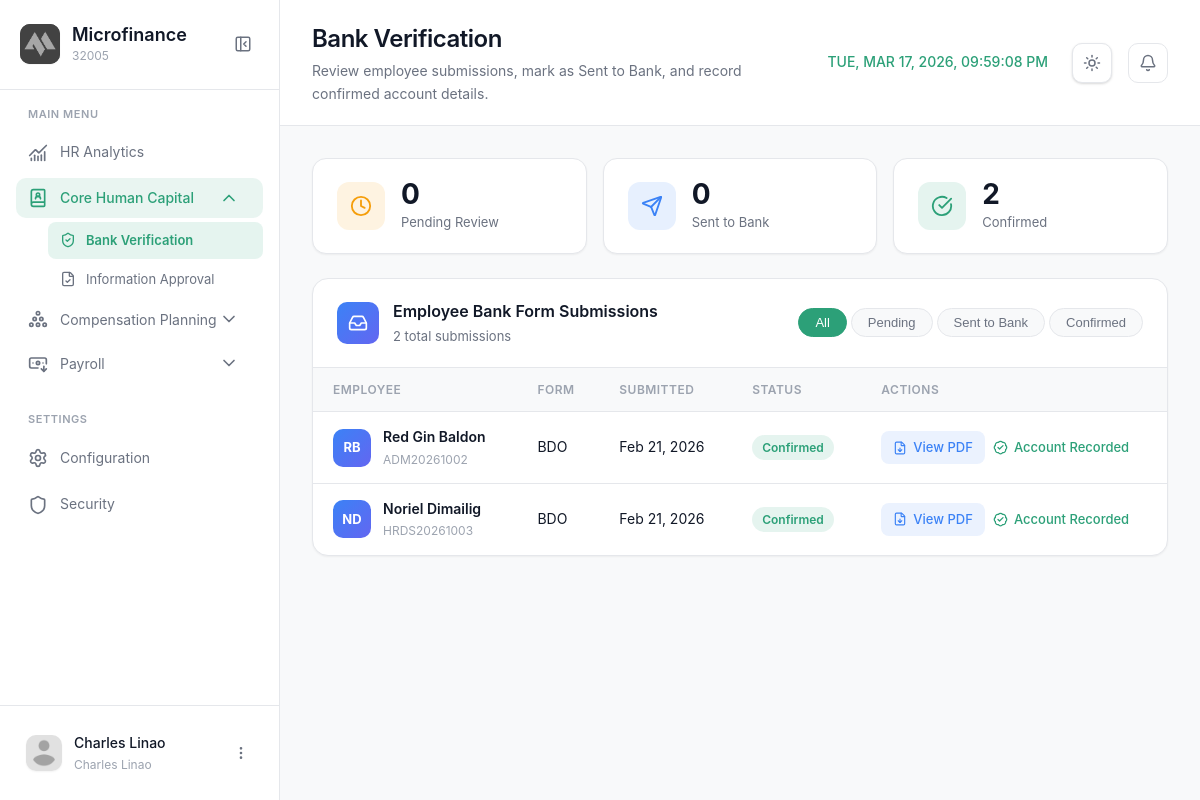
Page /modules/manager/Bankverification.php (signed in) on the committed database.
### tables this page shows
CREATE TABLE `bank_applications` (
  `AppID` int(11) NOT NULL,
  `EmployeeID` int(11) NOT NULL,
  `FormID` int(11) DEFAULT NULL,
  `UploadedPDF` varchar(500) NOT NULL,
  `Status` enum('Pending','Sent to Bank','Confirmed') NOT NULL DEFAULT 'Pending',
  `Notes` text DEFAULT NULL,
  `CreatedAt` timestamp NOT NULL DEFAULT current_timestamp(),
  `UpdatedAt` timestamp NOT NULL DEFAULT current_timestamp() ON UPDATE current_timestamp()
);

CREATE TABLE `employee` (
  `EmployeeID` int(11) NOT NULL,
  `EmployeeCode` varchar(20) DEFAULT NULL,
  `FirstName` varchar(100) NOT NULL,
  `MiddleName` varchar(100) DEFAULT NULL,
  `LastName` varchar(100) NOT NULL,
  `DateOfBirth` date NOT NULL,
  `Gender` varchar(20) DEFAULT NULL,
  `PersonalEmail` varchar(150) DEFAULT NULL,
  `PhoneNumber` varchar(20) DEFAULT NULL,
  `PermanentAddress` text DEFAULT NULL,
  `ProfilePhoto` varchar(255) DEFAULT NULL
);

CREATE TABLE `bank_forms_master` (
  `FormID` int(11) NOT NULL,
  `FormName` varchar(255) NOT NULL,
  `FilePath` varchar(500) NOT NULL,
  `IsActive` tinyint(1) NOT NULL DEFAULT 1,
  `UploadedBy` varchar(100) DEFAULT NULL,
  `CreatedAt` timestamp NOT NULL DEFAULT current_timestamp()
);

### modules/manager/Bankverification.php (the view, shortened to what this page needs)
<?php
require_once '../../config/config.php';
$page = 'Bankverification';
$module = 'banking';
$pendingCnt = intval($conn->query("SELECT COUNT(*) FROM bank_applications WHERE Status='Pending'")->fetch_row()[0] ?? 0);
$sentCnt    = intval($conn->query("SELECT COUNT(*) FROM bank_applications WHERE Status='Sent to Bank'")->fetch_row()[0] ?? 0);
$doneCnt    = intval($conn->query("SELECT COUNT(*) FROM bank_applications WHERE Status='Confirmed'")->fetch_row()[0] ?? 0);
$subsRes = $conn->query("
  SELECT ba.AppID, ba.EmployeeID, ba.UploadedPDF, ba.Status, ba.CreatedAt,
         e.FirstName, e.LastName, e.EmployeeCode,
         bfm.FormName
  FROM bank_applications ba
  LEFT JOIN employee e ON ba.EmployeeID = e.EmployeeID
  LEFT JOIN bank_forms_master bfm ON ba.FormID = bfm.FormID
  ORDER BY FIELD(ba.Status,'Pending','Sent to Bank','Confirmed'), ba.CreatedAt DESC
");
$submissions = [];
if ($subsRes) while ($r = $subsRes->fetch_assoc()) $submissions[] = $r;
?>
<!DOCTYPE html>
<html lang="en">
<head>
  <link rel="stylesheet" href="../../css/bankverification.css?v=1.3">
  <link rel="stylesheet" href="../../css/notifications.css?v=1.1">
</head>
<body>
  <aside class="sidebar" id="sidebar">
    <div class="sidebar-header">
      <div class="logo-container">
        <div class="logo-wrapper">
          <img src="../../img/logo.png" alt="Logo" class="logo">
        </div>
        <div class="logo-text">
          <h2 class="app-name">Microfinance</h2>
          <span class="app-tagline">32005</span>
        </div>
      </div>
      <button class="sidebar-toggle" id="sidebarToggle">
        <i data-lucide="panel-left-close"></i>
      </button>
    </div>
    <nav class="sidebar-nav">
      <div class="nav-section">
        <span class="nav-section-title">MAIN MENU</span>
        <a href="dashboard.php" class="nav-item <?php echo ($page === 'dashboard') ? 'active' : ''; ?>">
          <i data-lucide="chart-no-axes-combined"></i>
          <span>HR Analytics</span>
        </a>
        <div class="nav-item-group <?php echo ($module === 'banking') ? 'active' : ''; ?>">
          <button class="nav-item has-submenu <?php echo ($module === 'banking') ? 'active' : ''; ?>" data-module="banking">
            <div class="nav-item-content">
              <i data-lucide="book-user"></i>
              <span>Core Human Capital</span>
            </div>
            <i data-lucide="chevron-down" class="submenu-icon"></i>
          </button>
          <div class="submenu <?php echo ($module === 'banking') ? 'active' : ''; ?>" id="submenu-banking">
            <a href="Bankverification.php" class="submenu-item <?php echo ($page === 'Bankverification') ? 'active' : ''; ?>">
              <i data-lucide="shield-check"></i>
              <span>Bank Verification</span>
            </a>
            <a href="informationapproval.php" class="submenu-item <?php echo ($page === 'informationapproval') ? 'active' : ''; ?>">
              <i data-lucide="file-check"></i>
              <span>Information Approval</span>
            </a>
          </div>
        </div>
                <div class="nav-item-group <?php echo ($module === 'planning') ? 'active' : ''; ?>">
          <button class="nav-item has-submenu <?php echo ($module === 'planning') ? 'active' : ''; ?>" data-module="planning">
            <div class="nav-item-content">
              <i data-lucide="circle-pile"></i>
              <span>Compensation Planning</span>
            </div>
            <i data-lucide="chevron-down" class="submenu-icon"></i>
          </button>
        </div>
                <div class="nav-item-group <?php echo ($module === 'payroll') ? 'active' : ''; ?>">
          <button class="nav-item has-submenu <?php echo ($module === 'payroll') ? 'active' : ''; ?>" data-module="payroll">
            <div class="nav-item-content">
              <i data-lucide="banknote-arrow-down"></i>
              <span>Payroll</span>
            </div>
            <i data-lucide="chevron-down" class="submenu-icon"></i>
          </button>
        </div>
      </div>
      <div class="nav-section">
        <span class="nav-section-title">SETTINGS</span>
        <a href="#" class="nav-item"><i data-lucide="settings"></i><span>Configuration</span></a>
        <a href="#" class="nav-item"><i data-lucide="shield"></i><span>Security</span></a>
      </div>
    </nav>
    <div class="sidebar-footer">
      <div class="user-profile">
        <div class="user-avatar">
          <img src="../../img/profile.png" alt="User">
        </div>
        <div class="user-info">
          <span class="user-name"><?php echo htmlspecialchars($_SESSION['username'] ?? 'Manager'); ?></span>
          <span class="user-role"><?php echo htmlspecialchars($_SESSION['user_role'] ?? 'HR Manager'); ?></span>
        </div>
        <button class="user-menu-btn" id="userMenuBtn">
          <i data-lucide="more-vertical"></i>
        </button>
      </div>
    </div>
  </aside>
  <main class="main-content">
    <header class="page-header">
      <div class="header-left">
        <div class="header-title">
          <h1>Bank Verification</h1>
          <p>Review employee submissions, mark as Sent to Bank, and record confirmed account details.</p>
        </div>
      </div>
      <div class="header-right">
                        <div class="header-clock">
          <span id="realTimeClock"></span>
        </div>
        <button class="theme-toggle" id="themeToggle" aria-label="Toggle theme">
          <i data-lucide="sun" class="sun-icon"></i>
        </button>
        <div class="header-notifications" style="position: relative;">
          <button class="icon-btn" id="notifBtn">
            <i data-lucide="bell"></i>
          </button>
        </div>
      </div>
    </header>
    <div class="content-wrapper">
      <div class="bv-stats">
        <div class="bv-stat-card">
          <div class="bv-stat-icon amber"><i data-lucide="clock"></i></div>
          <div class="bv-stat-info">
            <span class="bv-stat-value"><?php echo $pendingCnt; ?></span>
            <span class="bv-stat-label">Pending Review</span>
          </div>
        </div>
        <div class="bv-stat-card">
          <div class="bv-stat-icon blue"><i data-lucide="send"></i></div>
          <div class="bv-stat-info">
            <span class="bv-stat-value"><?php echo $sentCnt; ?></span>
            <span class="bv-stat-label">Sent to Bank</span>
          </div>
        </div>
        <div class="bv-stat-card">
          <div class="bv-stat-icon green"><i data-lucide="check-circle"></i></div>
          <div class="bv-stat-info">
            <span class="bv-stat-value"><?php echo $doneCnt; ?></span>
            <span class="bv-stat-label">Confirmed</span>
          </div>
        </div>
      </div>
      <div class="bv-panel">
        <div class="bv-panel-header">
          <div class="bv-panel-left">
            <div class="bv-panel-icon"><i data-lucide="inbox"></i></div>
            <div>
              <h2 class="bv-panel-title">Employee Bank Form Submissions</h2>
              <div class="bv-panel-sub"><?php echo count($submissions); ?> total submission<?php echo count($submissions) !== 1 ? 's' : ''; ?></div>
            </div>
          </div>
          <div class="bv-filter-tabs">
            <button class="bv-tab active" data-filter="all">All</button>
            <button class="bv-tab" data-filter="Pending">Pending</button>
            <button class="bv-tab" data-filter="Sent to Bank">Sent to Bank</button>
            <button class="bv-tab" data-filter="Confirmed">Confirmed</button>
          </div>
        </div>
        <?php if (empty($submissions)): ?>
        <div class="bv-empty">
          <div class="bv-empty-icon"><i data-lucide="inbox"></i></div>
          <h3>No submissions yet</h3>
          <p>Employee-submitted bank forms will appear here once they upload them from the ESS portal.</p>
        </div>
        <?php else: ?>
        <div class="table-responsive">
          <table class="bv-table" id="submissionsTable">
            <thead>
              <tr>
                <th>Employee</th>
                <th>Form</th>
                <th>Submitted</th>
                <th>Status</th>
                <th>Actions</th>
              </tr>
            </thead>
            <tbody>
              <?php foreach ($submissions as $sub):
                $name = trim(($sub['FirstName'] ?? '') . ' ' . ($sub['LastName'] ?? '')) ?: ('Employee #' . $sub['EmployeeID']);
                $code = $sub['EmployeeCode'] ?? '';
                $pdfUrl = '../../' . $sub['UploadedPDF'];
                $statusClass = match($sub['Status']) {
                  'Confirmed'    => 'bv-badge-confirmed',
                  'Sent to Bank' => 'bv-badge-sent',
                  default        => 'bv-badge-pending',
                };
                $ini = strtoupper(substr(trim($sub['FirstName'] ?? $name), 0, 1) . substr(trim($sub['LastName'] ?? ''), 0, 1));
              ?>
              <tr data-status="<?php echo htmlspecialchars($sub['Status']); ?>"
                  data-search="<?php echo strtolower(htmlspecialchars($name . ' ' . $code)); ?>">
                <td>
                  <div class="bv-emp-cell">
                    <div class="bv-emp-avatar"><?php echo $ini ?: strtoupper(substr($name,0,2)); ?></div>
                    <div>
                      <div class="bv-emp-name"><?php echo htmlspecialchars($name); ?></div>
                      <?php if ($code): ?><div class="bv-emp-code"><?php echo htmlspecialchars($code); ?></div><?php endif; ?>
                    </div>
                  </div>
                </td>
                <td><?php echo htmlspecialchars($sub['FormName'] ?? 'BDO Bank Form'); ?></td>
                <td><?php echo date('M d, Y', strtotime($sub['CreatedAt'])); ?></td>
                <td><span class="bv-badge <?php echo $statusClass; ?>"><?php echo htmlspecialchars($sub['Status']); ?></span></td>
                <td>
                  <div class="bv-actions">
                    <a href="<?php echo htmlspecialchars($pdfUrl); ?>" target="_blank" class="bv-btn-view">
                      <i data-lucide="file-down"></i> View PDF
                    </a>
                    <?php if ($sub['Status'] === 'Confirmed'): ?>
                    <span class="bv-done-label"><i data-lucide="badge-check"></i> Account Recorded</span>
                    <?php endif; ?>
                  </div>
                </td>
              </tr>
              <?php endforeach; ?>
            </tbody>
          </table>
        </div>
        <?php endif; ?>
      </div>
    </div>
  </main>
</body>
</html>

### css/notifications.css (style rules this page uses)
.icon-btn { position: relative; width: 40px; height: 40px; border-radius: 10px; background: var(--surface); border: 1px solid var(--border-color); cursor: pointer; display: flex; align-items: center; justify-content: center; color: var(--text-secondary); transition: var(--transition); flex-shrink: 0; }

### rows in the picture
bank_applications: EmployeeID.LastName "RB", EmployeeID.LastName "Red Gin Baldon", EmployeeID.EmployeeCode "ADM20261002", FormID.FormName "BDO", CreatedAt "Feb 21, 2026", Status "Confirmed", shows "Account Recorded"
bank_applications: EmployeeID.LastName "ND", EmployeeID.LastName "Noriel Dimailig", EmployeeID.EmployeeCode "HRDS20261003", FormID.FormName "BDO", CreatedAt "Feb 21, 2026", Status "Confirmed", shows "Account Recorded"

### other values in the picture
$_SESSION['username'] "Charles Linao"
$_SESSION['user_role'] "Charles Linao"
$pendingCnt "0"
$sentCnt "0"
$doneCnt "2"
count($submissions) "2"
